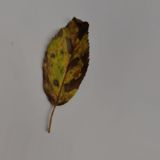
#> input picture data/processed/mancha_negra/mancha_negra_000.jpg, 160 x 160 px
$ jupyter execute --allow-errors Laboratorio_IA.ipynb   (shell and % lines are left out)
#> lines starting #> are read from the running program, lines starting #| are printed output that depends on the picture
#> further down, ejemplo is the input picture: PIL image 160x160 RGB; mean R, G, B 136.9, 131.5, 125
#| Tamaño de la muestra: (160, 160)
### backend/ml.py
"""Extracción de características, entrenamiento y predicción del detector foliar."""
from __future__ import annotations

import json
from pathlib import Path

import joblib
import numpy as np
from PIL import Image
from skimage.feature import hog

ROOT = Path(__file__).resolve().parents[1]
MODELOS = ROOT / "models"
RUTA_MODELO = MODELOS / "modelo.joblib"
RUTA_BASELINE = MODELOS / "baseline_color.joblib"
RUTA_METRICAS = MODELOS / "metricas.json"

CLASES = ("mancha_negra", "hoja_seca", "hoja_sana", "perforaciones")

CATALOGO = {
    "mancha_negra": {
        "etiqueta": "Mancha negra",
        "etiqueta_original": "Black Spot",
        "tipo": "Enfermedad fúngica foliar",
        "referencia": "Asociada con frecuencia a Diplocarpon rosae en rosal.",
        "recomendacion": (
            "Retira y no compostes las hojas con manchas. Mejora la ventilación, "
            "evita mojar el follaje al regar y valora un fungicida autorizado para "
            "mancha negra del rosal, siempre según la etiqueta local."
        ),
    },
    "hoja_seca": {
        "etiqueta": "Hoja seca",
        "etiqueta_original": "Dry Leaf",
        "tipo": "Síntoma foliar",
        "referencia": "Puede deberse a estrés hídrico, senescencia, calor o daño previo; no identifica un único patógeno.",
        "recomendacion": (
            "Revisa riego, drenaje, sales del sustrato y exposición al sol. "
            "Elimina tejido seco y compara con hojas nuevas antes de aplicar un producto."
        ),
    },
    "hoja_sana": {
        "etiqueta": "Hoja sana",
        "etiqueta_original": "Healthy Leaf",
        "tipo": "Control sano",
        "referencia": "Hoja sin síntomas evidentes en las clases de este dataset.",
        "recomendacion": (
            "Mantén un manejo preventivo: riego en la base, poda de aireación "
            "y vigilancia semanal de manchas o perforaciones nuevas."
        ),
    },
    "perforaciones": {
        "etiqueta": "Perforaciones foliares",
        "etiqueta_original": "Leaf Holes",
        "tipo": "Daño foliar",
        "referencia": "Suele relacionarse con insectos masticadores u otro daño mecánico, no siempre con una infección.",
        "recomendacion": (
            "Inspecciona el envés y los brotes en busca de larvas o escarabajos. "
            "Retira hojas muy dañadas y confirma la plaga antes de aplicar un insecticida."
        ),
    },
}


def extraer_color(imagen: Image.Image) -> np.ndarray:
    """Histograma HSV y estadísticas RGB. Baseline simple, sin forma de la hoja."""
    rgb = imagen.convert("RGB").resize((96, 96))
    hsv = np.asarray(rgb.convert("HSV"), dtype=np.float32)
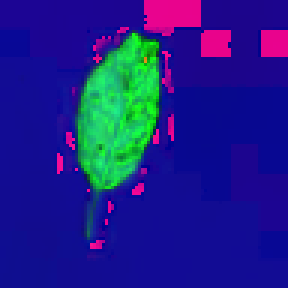
#> hsv: shape (96, 96, 3) float32 (shown 3 times larger); mean R, G, B 30.7, 31.4, 136.9
    hist_h, _ = np.histogram(hsv[:, :, 0], bins=16, range=(0, 255))
#> hist_h = [2062, 6359, 271, 12, 3, 8, 7, 6, 1, 10, 22, 8, 7, 32, 370, 38]
    hist_s, _ = np.histogram(hsv[:, :, 1], bins=8, range=(0, 255))
#> hist_s = [8007, 112, 49, 39, 74, 281, 420, 234]
    hist_v, _ = np.histogram(hsv[:, :, 2], bins=8, range=(0, 255))
#> hist_v = [74, 262, 442, 415, 8022, 1, 0, 0]
    hist = np.concatenate([hist_h, hist_s, hist_v]).astype(np.float32)
#> hist = 32 values, max 8022 at index 28, min 0 at index 30, mean 864
    hist /= hist.sum() + 1e-6
#> hist = 32 values, max 0.29 at index 28, min 0 at index 30, mean 0.0312
    arr = np.asarray(rgb.resize((32, 32)), dtype=np.float32) / 255.0
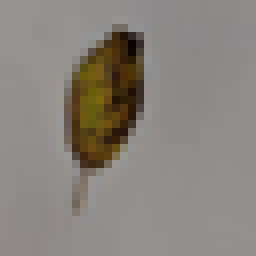
#> arr: shape (32, 32, 3) float32 (shown 8 times larger); mean R, G, B 0.537, 0.516, 0.49
    medias = arr.mean(axis=(0, 1))
#> medias = [0.537, 0.516, 0.49]
    desv = arr.std(axis=(0, 1))
#> desv = [0.0911, 0.112, 0.153]
    proporcion_verde = np.array([medias[1] / (float(medias.sum()) + 1e-6)], dtype=np.float32)
#> proporcion_verde = [0.334]
#| Vector de color: (39,)
    return np.concatenate([hist, medias, desv, proporcion_verde]).astype(np.float32)


def extraer_caracteristicas(imagen: Image.Image) -> np.ndarray:
    """Color + HOG. El HOG aporta textura (manchas, bordes de agujeros, nervaduras)."""
    color = extraer_color(imagen)
#> color = 39 values, max 0.537 at index 32, min 0 at index 30, mean 0.0829
    gris = np.asarray(imagen.convert("L").resize((64, 64)), dtype=np.float32) / 255.0
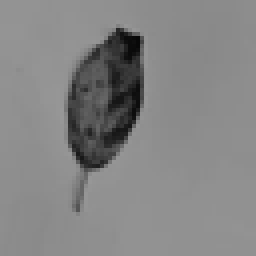
#> gris: shape (64, 64) float32 (shown 4 times larger); min 0.0275, max 0.596, mean 0.519
    textura = hog(
        gris,
        orientations=8,
        pixels_per_cell=(8, 8),
        cells_per_block=(2, 2),
        feature_vector=True,
    ).astype(np.float32)
#> textura = 1568 values, max 0.659 at index 1024, min 0 at index 1, mean 0.115
    return np.concatenate([color, textura])


def vectorizar(imagenes, extractor) -> np.ndarray:
    return np.vstack([extractor(imagen) for imagen in imagenes])


# [34 lines left out: functions cargar_modelo, predecir, not called in this run]


def guardar_metricas(metricas: dict) -> None:
    MODELOS.mkdir(parents=True, exist_ok=True)
    RUTA_METRICAS.write_text(json.dumps(metricas, ensure_ascii=False, indent=2), encoding="utf-8")


# [4 lines left out: function leer_metricas, not called in this run]

### entrenar_modelo.py
"""Entrena el baseline de color y el modelo de color + textura, y guarda métricas."""
from __future__ import annotations

import csv
import platform
import sys
from pathlib import Path

import joblib
import numpy as np
from PIL import Image
from sklearn.dummy import DummyClassifier
from sklearn.ensemble import RandomForestClassifier
from sklearn.linear_model import LogisticRegression
from sklearn.metrics import accuracy_score, classification_report, confusion_matrix, f1_score
from sklearn.model_selection import train_test_split
from sklearn.pipeline import Pipeline
from sklearn.preprocessing import StandardScaler

from backend.ml import (
    CATALOGO,
    CLASES,
    MODELOS,
    RUTA_BASELINE,
    RUTA_MODELO,
    extraer_caracteristicas,
    extraer_color,
    guardar_metricas,
)

ROOT = Path(__file__).resolve().parent
META = ROOT / "data" / "processed" / "metadata.csv"


def cargar_imagenes():
    if not META.exists():
        raise SystemExit("No hay metadata.csv. Ejecuta primero: python descargar_dataset.py")
    imagenes = []
    etiquetas = []
    with META.open(encoding="utf-8") as archivo:
        for fila in csv.DictReader(archivo):
            ruta = ROOT / "data" / "processed" / fila["archivo"]
            imagenes.append(Image.open(ruta).convert("RGB"))
            etiquetas.append(fila["clase"])
    return imagenes, np.array(etiquetas)


# [8 lines left out: function _reporte, not called in this run]


def main() -> None:
    imagenes, y = cargar_imagenes()
    indices = np.arange(len(y))
    idx_temp, idx_test = train_test_split(indices, test_size=0.15, random_state=42, stratify=y)
    idx_train, idx_val = train_test_split(idx_temp, test_size=0.1765, random_state=42, stratify=y[idx_temp])

    print(f"Imágenes: {len(y)} | train {len(idx_train)} | val {len(idx_val)} | test {len(idx_test)}")
    print("Extrayendo características...")
    color = np.vstack([extraer_color(imagenes[i]) for i in range(len(imagenes))])
    completo = np.vstack([extraer_caracteristicas(imagenes[i]) for i in range(len(imagenes))])

    y_train, y_val, y_test = y[idx_train], y[idx_val], y[idx_test]
    resultados = []

    mayoria = DummyClassifier(strategy="most_frequent")
    mayoria.fit(color[idx_train], y_train)
    resultados.append(_reporte("mayoria", y_test, mayoria.predict(color[idx_test])))

    baseline = Pipeline(
        [
            ("escala", StandardScaler()),
            ("clf", LogisticRegression(max_iter=400, random_state=42)),
        ]
    )
    baseline.fit(color[idx_train], y_train)
    resultados.append(_reporte("regresion_logistica_color", y_test, baseline.predict(color[idx_test])))

    bosque = RandomForestClassifier(
        n_estimators=200,
        max_depth=24,
        min_samples_leaf=2,
        random_state=42,
        n_jobs=-1,
        class_weight="balanced_subsample",
    )
    bosque.fit(completo[idx_train], y_train)
    pred_val = bosque.predict(completo[idx_val])
    pred_test = bosque.predict(completo[idx_test])
    resultados.append(_reporte("bosque_color_textura", y_test, pred_test))
    validacion = _reporte("bosque_color_textura_validacion", y_val, pred_val)

    MODELOS.mkdir(parents=True, exist_ok=True)
    joblib.dump({"modelo": baseline, "clases": list(CLASES), "tipo": "color"}, RUTA_BASELINE)
    joblib.dump({"modelo": bosque, "clases": list(CLASES), "tipo": "color+hog"}, RUTA_MODELO)

    import sklearn

    metricas = {
        "dataset": "RoseLeafSet (subconjunto augmented, CC BY 4.0)",
        "clases": list(CLASES),
        "etiquetas": {clave: CATALOGO[clave]["etiqueta"] for clave in CLASES},
        "n_imagenes": int(len(y)),
        "n_train": int(len(idx_train)),
        "n_validacion": int(len(idx_val)),
        "n_test": int(len(idx_test)),
        "semilla": 42,
        "validacion": validacion,
        "modelos": resultados,
        "modelo_elegido": "bosque_color_textura",
        "python": platform.python_version(),
        "sklearn": sklearn.__version__,
        "nota": (
            "Las imágenes augmented pueden ser transformaciones de la misma hoja. "
            "La partición aleatoria puede ser optimista frente a un cultivo nuevo. "
            "No usar como diagnóstico de campo."
        ),
    }
    guardar_metricas(metricas)
    for item in resultados:
        print(f"{item['nombre']}: accuracy={item['accuracy']:.3f} f1_macro={item['f1_macro']:.3f}")
    print(f"Validación del bosque: accuracy={validacion['accuracy']:.3f}")
    print(f"Modelo guardado en {RUTA_MODELO.relative_to(ROOT)}")


# [3 lines that do not run on import are left out]

### Laboratorio_IA.ipynb
# Laboratorio: detección de enfermedades florales

Prototipo de Ingeniería de Software con IA. A partir de una foto de **hoja de rosal** se estima si corresponde a mancha negra, hoja seca, hoja sana o perforaciones foliares.

El flujo sigue la arquitectura del proyecto guía: notebook, modelo baseline en scikit-learn, API FastAPI, interfaz Streamlit y persistencia (MongoDB o JSON local si la base no está encendida). El resultado **no es un diagnóstico agronómico**.

## 1. Objetivo, alcance y arquitectura

**Objetivo.** Clasificar la condición foliar de un rosal y dejar una recomendación de manejo, con métricas reproducibles y una forma simple de probar fotos nuevas.

**Alcance.** Cuatro clases del dataset RoseLeafSet. No cubre otras especies ornamentales ni distingue el patógeno en laboratorio.

**Arquitectura.**

1. El notebook prepara los datos, entrena y compara tres modelos.
2. `backend/ml.py` extrae color e histograma de gradientes (HOG) y carga `models/modelo.joblib`.
3. FastAPI valida la imagen, predice y guarda el diagnóstico.
4. Streamlit muestra la foto, las probabilidades y el historial.
5. Si MongoDB responde se usa la base `enfermedades_florales`; si no, `data/diagnosticos.json`.

## 2. Entorno en Windows: Anaconda Navigator y cmd.exe

El entorno pedido es **Python 3.11**.

1. Abre Anaconda Navigator → **Environments** → **Create** → nombre `flores-ia`, Python 3.11.
2. En ese entorno pulsa el botón de reproducción → **Open Terminal**. Se abre **cmd.exe** con `flores-ia` activo.
3. En esa ventana:

```bat
cd /d C:\ruta\deteccion_enfermedades_florales
python -m pip install -r requirements.txt
copy .env.example .env
python -m ipykernel install --user --name flores-ia --display-name "Python 3.11 (flores-ia)"
python -m jupyter notebook
```

4. Abre este archivo y selecciona el kernel **Python 3.11 (flores-ia)**. Ejecuta las celdas en orden, desde la carpeta del proyecto.

[cell 1]
import sys
from pathlib import Path


ROOT = Path.cwd().resolve()
if not (ROOT / "backend" / "ml.py").exists():
    raise RuntimeError("Abre el notebook con el directorio de trabajo en la raíz del proyecto.")
if str(ROOT) not in sys.path:
    sys.path.insert(0, str(ROOT))
print("Raíz:", ROOT)
print("Python:", sys.version.split()[0])
if sys.version_info[:2] != (3, 11):
    print("Aviso: este laboratorio está definido para Python 3.11. Crea el entorno flores-ia si todavía no lo hiciste.")

## 3. Dependencias

Si falta algún módulo, vuelve al cmd.exe del entorno y ejecuta `python -m pip install -r requirements.txt`. No mezcles este entorno con el `base` de Anaconda.

[cell 2]
from importlib.util import find_spec

requeridos = [
    "fastapi", "streamlit", "pymongo", "PIL", "sklearn", "skimage",
    "pandas", "matplotlib", "joblib", "dotenv", "requests",
]
#> (the rest of this cell did not finish here and is left out)

## 4. Dataset

Se usa **RoseLeafSet** (Jinia, Rahman, Mojumdar y Bijoy, 2025, Mendeley Data, licencia CC BY 4.0, https://doi.org/10.17632/9G668BFHY5.3). Son fotos de hojas de rosal tomadas con un teléfono en viveros de Savar, Dhaka.

| Id | Etiqueta original | Carpeta | Lectura en este laboratorio |
| --- | --- | --- | --- |
| 0 | Black Spot | `mancha_negra` | Enfermedad fúngica foliar, a menudo *Diplocarpon rosae* |
| 1 | Dry Leaf | `hoja_seca` | Síntoma, no un patógeno único |
| 2 | Healthy Leaf | `hoja_sana` | Control sin síntomas evidentes |
| 3 | Leaf Holes | `perforaciones` | Daño, con frecuencia por insectos masticadores |

El archivo `data/processed/metadata.csv` describe el subconjunto ya incluido: 180 imágenes por clase, tomadas con salto 12 dentro de la versión augmented y reducidas a 160 px. Regenerarlo descarga unos 383 MB:

```bat
python descargar_dataset.py
```

[cell 3]
import csv
from collections import Counter

import matplotlib.pyplot as plt
import pandas as pd
from PIL import Image

#> (the rest of this cell did not finish here and is left out)

## 5. Preprocesamiento y características

Todas las fotos se pasan a RGB. No se borró el fondo: en este dataset ya es claro y forma parte de la apariencia que verá la API.

- **Color.** Histograma HSV (16 bins de tono, 8 de saturación, 8 de valor), media y desviación RGB, y la proporción del canal verde. Son 39 números. Sirven para separar una hoja verde de una hoja marrón, pero no describen la forma de una mancha.
- **Textura.** HOG sobre la hoja en gris a 64×64 (8 orientaciones, celdas de 8 px). Aporta el dibujo de manchas, bordes y agujeros.
- El vector completo mide 1 607 números y es el que usa el modelo elegido.

No hay aumento de datos adicional aquí: la fuente augmented ya trae copias modificadas. Eso puede hacer que una hoja parecida quede en train y en test. La accuracy debe leerse como línea base de laboratorio, no como rendimiento en campo.

[cell 4]
from backend.ml import extraer_caracteristicas, extraer_color

ejemplo = Image.open(ROOT / "data" / "processed" / "mancha_negra" / "mancha_negra_000.jpg")
print("Tamaño de la muestra:", ejemplo.size)
print("Vector de color:", extraer_color(ejemplo).shape)
print("Vector color + HOG:", extraer_caracteristicas(ejemplo).shape)
#| Vector color + HOG: (1607,)
